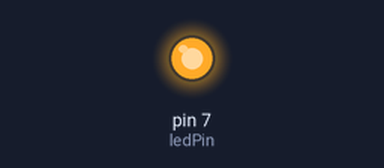
A sketch run on a simulated Arduino Uno, built with avr-gcc and run on an emulated ATmega328P. On the bench: output pins drawn as LEDs (lit = HIGH).

Above: at 1.0 s.
At 34.0 s:
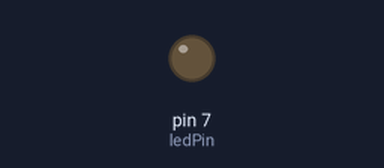
Timing chart, 0 to 35.1 s (numbered marks = the images above):
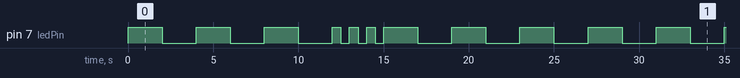

Measured:
- by itself, pin 7 (ledPin): repeats every 27.0 s: 2 × (LOW 2.0 s, HIGH 2.0 s), LOW 2.0 s, 3 × (HIGH 0.50 s, LOW 0.50 s), 3 × (HIGH 2.0 s, LOW 2.0 s), HIGH 2.0 s
- by itself, everything shown: repeats every 27.0 s, in 18 steps

The sketch:

Arduino_Week1_SOS.ino
```cpp
int ledPin = 7;
int shortPause = 500;
int longPause = 2000;

void setup() {
  pinMode(ledPin, OUTPUT);
}

void setLed(int state, int pin, int pauseTime) {
  digitalWrite(pin, state);
  delay(pauseTime);
}

void blinkLed(int pin, int pauseTime) {
  setLed(HIGH, pin, pauseTime);
  setLed(LOW, pin, pauseTime);
}

void repeatBlink(int repetitions, int pin, int pauseTime) {
  int i = 0;

  for(i = 0; i < repetitions; i = i + 1) {
    blinkLed(pin, pauseTime);
  }
}

// blink LED
void loop() {
  // - - -
  repeatBlink(3, ledPin, longPause);

  // . . .
  repeatBlink(3, ledPin, shortPause);

  // - - -
  repeatBlink(3, ledPin, longPause);
}
```
